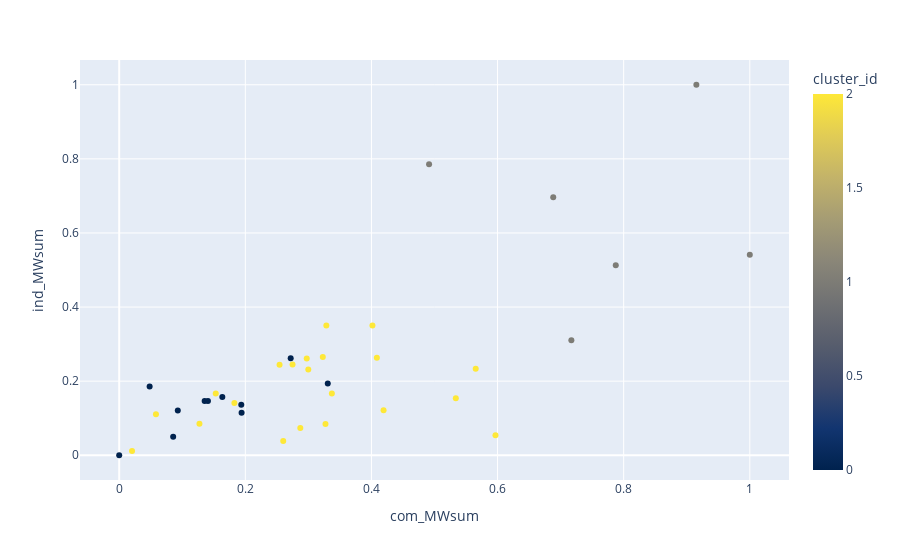

The notebook cell saved with this chart:
### Code cell
plot_clusters (X_scaled, 'com_MWsum', 'ind_MWsum')

### Figure 1 — Plotly figure (JSON) as saved in the notebook; plotly's stock layout.template omitted (floating-point values rounded to 4 significant figures)
{"data": [{"hovertemplate": "com_MWsum=%{x}<br>ind_MWsum=%{y}<br>cluster_id=%{marker.color}<extra></extra>", "legendgroup": "", "marker": {"color": [1, 2, 2, 2, 1, 0, 0, 0, 2, 2, 2, 2, 2, 2, 2, 1, 2, 2, 2, 2, 2, 2, 2, 1, 1, 2, 0, 1, 0, 0, 0, 0, 0, 0, 0, 2, 2, 2], "coloraxis": "coloraxis", "symbol": "circle"}, "mode": "markers", "name": "", "orientation": "v", "showlegend": false, "type": "scatter", "x": [0.6883, 0.4016, 0.3285, 0.2749, 1, 0.1941, 0.1355, 0.09292, 0.2543, 0.1531, 0.2974, 0.5967, 0.4192, 0.02037, 0.3271, 0.7171, 0.05829, 0.1273, 0.2601, 0.1827, 0.3372, 0.2872, 0.5654, 0.9153, 0.7875, 0.4086, 0.2719, 0.4914, 0.1636, 0, 0.3308, 0.04826, 0.1936, 0.1407, 0.08559, 0.3228, 0.5338, 0.2999], "xaxis": "x", "y": [0.6964, 0.3502, 0.35, 0.2451, 0.541, 0.1147, 0.1466, 0.1206, 0.2444, 0.1666, 0.2613, 0.0538, 0.1213, 0.01179, 0.08437, 0.3106, 0.1108, 0.08516, 0.03835, 0.1413, 0.1666, 0.07328, 0.2335, 1, 0.5125, 0.2629, 0.262, 0.7854, 0.1574, 0, 0.1937, 0.1856, 0.1361, 0.1463, 0.05, 0.2654, 0.1535, 0.2312], "yaxis": "y"}], "layout": {"coloraxis": {"colorbar": {"title": {"text": "cluster_id"}}, "colorscale": [[0, "#00224e"], [0.1111, "#123570"], [0.2222, "#3b496c"], [0.3333, "#575d6d"], [0.4444, "#707173"], [0.5556, "#8a8678"], [0.6667, "#a59c74"], [0.7778, "#c3b369"], [0.8889, "#e1cc55"], [1, "#fee838"]]}, "legend": {"tracegroupgap": 0}, "margin": {"t": 60}, "xaxis": {"anchor": "y", "domain": [0, 1], "title": {"text": "com_MWsum"}}, "yaxis": {"anchor": "x", "domain": [0, 1], "title": {"text": "ind_MWsum"}}}}
